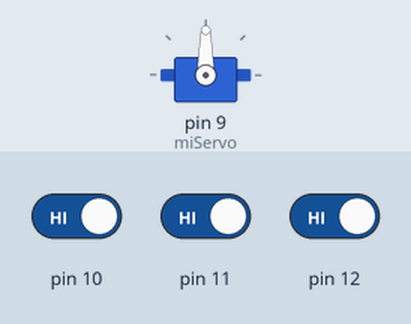
This sketch was run on a simulated Arduino Uno, built with avr-gcc and run on an emulated ATmega328P. Parts: servo. The test bench sets the inputs (shaded band); at power-on: pin 10 HIGH, pin 12 HIGH, pin 11 HIGH.

Above: at 1.2 s.
1.3 s: pin 10 driven LOW
At 2.1 s:
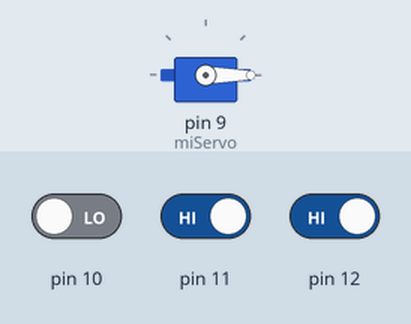
2.8 s: pin 12 driven LOW
4.3 s: pin 12 driven HIGH
At 5.5 s:
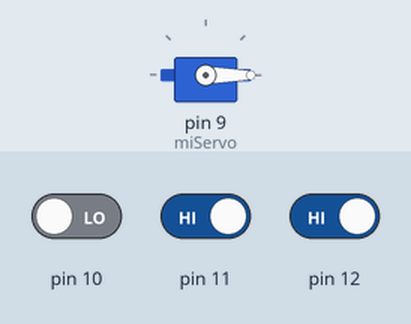
5.8 s: pin 11 driven LOW
At 6.7 s:
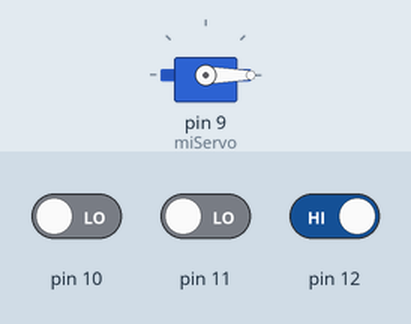
Timing chart, 0 to 9.8 s (numbered marks = the images above; inputs shaded):
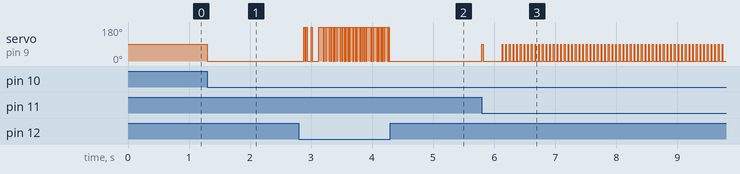

Measured:
- after the input at 1.3 s, servo on pin 9 (miServo): 90° → 0° at once
- after the input at 4.3 s, servo on pin 9 (miServo): stops changing and stays 0°
- after the input at 5.8 s, servo on pin 9 (miServo): goes 90° 0.02 s, 0° 0.31 s, 60 × (90° 0.01 s, 0° 0.05 s), 90° 0.01 s, then 0°, starting at once

The sketch:

16ServoPulsador.ino
```cpp
#include <Servo.h>
Servo miServo;
void setup() {
  miServo.attach(9);
  miServo.write(90);
  pinMode(10,INPUT);
  pinMode(11,INPUT);
  pinMode(12,INPUT);
}

void loop() {
     if ( digitalRead(10) == LOW )
        miServo.write(0);
     if ( digitalRead(11) == LOW )
        miServo.write(90);
     if ( digitalRead(12) == LOW )
        miServo.write(180);
}
```
